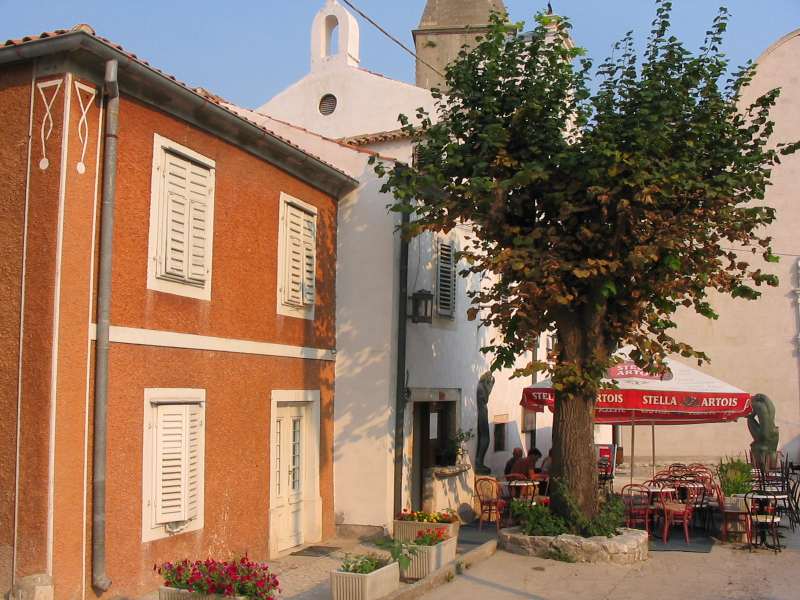
#> input picture 2018B-Inteligencia-artificial/1 Parcial/P-particle-swarm-optimization/data/croatia-02.jpg, 1600 x 1200 px (shown at 1/2 size)
$ jupyter execute 'Manejo y transformación de imágenes [proyecto].ipynb'   (Python 2 division)   (older library calls are emulated)
#> lines starting #> are read from the running program, lines starting #| are printed output that depends on the picture; after the words box and inside, x2 and y2 are one past the last pixel; in counts of white or black regions, pixels touching at a corner belong together; long printed decimals are rounded
[cell 1]
#algunas librerías
from scipy import misc
from scipy import ndimage
import matplotlib.pylab as plt
import numpy as np

# Cargar imágenes

[cell 2]
l = misc.imread("croatia-02.jpg")
#> l is the input picture: shape (1200, 1600, 3); mean R, G, B 144.8, 116.1, 95.7
plt.imshow(l)
plt.axis('off')
plt.show()

[cell 3]
print l.shape
#| (1200, 1600, 3)

## Accede a cada uno de los canales de la imagen a color

[cell 4]
plt.subplot(131)
plt.imshow(l[:,:,0],cmap="Reds") #rojo
plt.axis('off')
plt.title("Rojo")
plt.subplot(132)
plt.imshow(l[:,:,1],cmap="Greens") #verde
plt.title("Verde")
plt.axis('off')
plt.subplot(133)
plt.imshow(l[:,:,2],cmap="Blues") #azul
plt.title("Azul")
plt.axis('off')
plt.show()
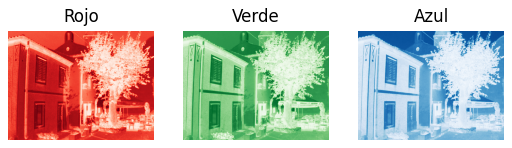
#> figure drawn by matplotlib, 3 panels

## Leemos algunos elementos de la imagen

[cell 5]
l[100,100,0]
#> Out = 70

[cell 6]
l[100:110, 100:110, 0]

[cell 7]
np.max(l) #máximo valor de intesidad
#> Out = 255

[cell 8]
np.min(l) #mínimo valor de intensidad
#> Out = 0

[cell 9]
print np.mean(l) #intensidad promedio y desviación estándar
#| 118.855
print np.std(l)
#| 66.782

## histograma de frecuencias

[cell 10]
h = np.histogram(l[:,:,0], bins=255)

plt.plot(h[1][0:-1], h[0])
plt.show()
#> figure, not shown here; curve peaks at x = 151, y = 22033

## modificamos valores de intensidad

[cell 11]
plt.plot(l[100, :, 0],c="b") #renglón original
plt.show()
#> figure, not shown here; curve peaks at x = 696, y = 255

[cell 12]
l[100, 100, 0] = 255
#> l: shape (1200, 1600, 3); under 0.01% of pixels changed, all inside (x1, y1, x2, y2) = (100, 100, 101, 101)

[cell 13]
plt.plot(l[100, :, 0])
plt.scatter([100],[255], c="r")
plt.show()
#> figure, not shown here; curve peaks at x = 100, y = 255

[cell 14]
l[100, :300, 0] = 255
#> l: shape (1200, 1600, 3); mean R, G, B 144.8, 116.1, 95.7

[cell 15]
plt.plot(l[100, :, 0])
plt.show()
#> figure, not shown here; curve peaks at x = 0, y = 255

[cell 16]
plt.imshow(l)
plt.axis('off')
plt.show()

[cell 17]
l[:300, :300, 0] = 255
l[:300, :300, 1] = 0
l[:300, :300, 2] = 0
plt.imshow(l)
plt.axis('off')
plt.show()

## convertimos la imagen a escalas de grises

[cell 18]
l = misc.imread("croatia-02.jpg")
g = 0.2989 * l[:,:,0] + 0.5870 * l[:,:,1] + 0.1140 * l[:,:,2]
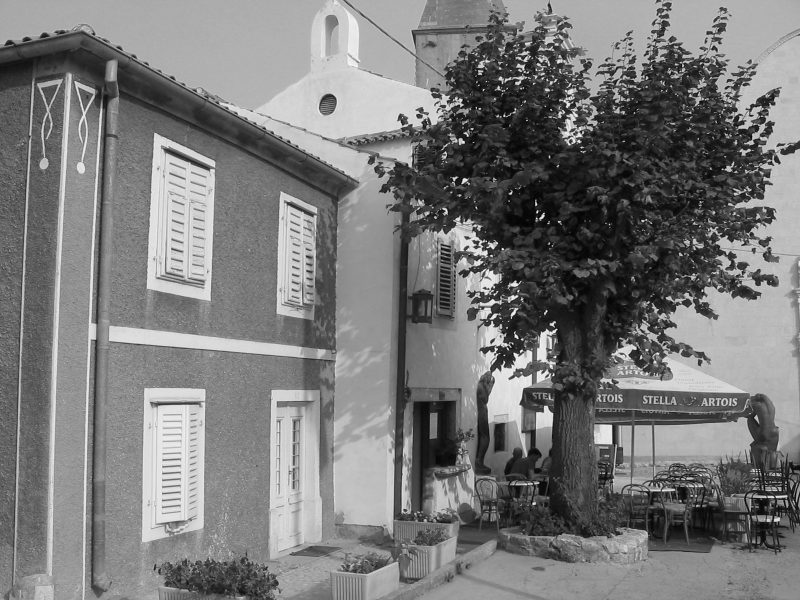
#> g: shape (1200, 1600) float64 (shown at 1/2 size); min 0, max 252.6, mean 122.3
plt.imshow(g, cmap="gray")
plt.axis('off')
plt.show()

# Transformaciones geométricas

Una transformación geométrica redistribuye  los pixeles de una imagen. Si $I[r,c]$ es la intensidad de la imagen $I$ en el pixel ubicado en la fila $r$ y en la columna $c$, entonces por medio de una transformación geométrica, $T$, el pixel pasa a las coordenadas $[r', c']$, en la imagen transformada $I_T$, de manera que se cumplen las siguientes igualdades:

\begin{align}
    [r',c'] &= T(r,c)\\
    &\\
    I[r, c] &= I_T[T(r, c)]
\end{align}

Siendo $T$ una función de dos variables.

## Ejemplos de transformaciones geométricas

### Traslación

Para una traslación, la transformación $T$ se define de la siguiente manera:

$$T(r,c) = [r', c'] = [r+t_r, c+t_c]$$

siendo $[t_r, t_c]$ el vector de traslación constante.

Observa que la transformación puede reescribirse matricialmente como

$$
\left[
   \begin{array}{c}
       r' \\
       c'
   \end{array}
\right] =
\left[ \begin{array}{cc}
1 & 0 \\
0 & 1
\end{array} \right]
%
\left[ \begin{array}{c}
r\\
c
\end{array} \right]
+
\left[
   \begin{array}{c}
       t_r \\
       t_c
   \end{array}
\right]
$$

[cell 19]
# Traslación de una imagen
#el parámetro offset guarda las componentes de la traslación: [-t_r, -t_c]
g_tr = ndimage.interpolation.affine_transform(g,[[1,0],[0,1]],order=2,offset=[100,-150],cval=0.0)

plt.imshow(g_tr, cmap="gray")
plt.axis('off')
plt.show()

### Rotación

Para una rotación, con un ángulo $\theta$, la transformación $T$ se define de la siguiente manera:

$$T(r,c) = [r', c'] = [r\cos{\theta}-c\sin{\theta}, r\sin{\theta}+c\cos{\theta}]$$

Observa que la transformación puede escribirse matricialmente como

$$
\left[
   \begin{array}{c}
       r' \\
       c'
   \end{array}
\right] =
\left[ \begin{array}{cc}
\cos{\theta} & -\sin{\theta} \\
\sin{\theta} & \cos{\theta}
\end{array} \right]
%
\left[ \begin{array}{c}
r\\
c
\end{array} \right]
+
\left[
   \begin{array}{c}
       0 \\
       0
   \end{array}
\right]
$$

[cell 20]
a=15.0*np.pi/180.0 #el ángulo de rotación debe ingresarse en radianes
rot=np.array([[np.cos(a),np.sin(a)],[-np.sin(a),np.cos(a)]])
g_tr=ndimage.interpolation.affine_transform(g,rot,order=2,offset=[0, 0],cval=0.0)

plt.imshow(g_tr, cmap="gray")
plt.axis('off')
plt.show()

### Escalamiento

Para un escalamiento, con fator de escala $s$, la transformación $T$ se define de la siguiente manera:

$$T(r,c) = [r', c'] = [s\cdot r, s\cdot c]$$

Observa que la transformación puede escribirse matricialmente como

$$
\left[
   \begin{array}{c}
       r' \\
       c'
   \end{array}
\right] =
\left[ \begin{array}{cc}
s & 0 \\
0 & s
\end{array} \right]
%
\left[ \begin{array}{c}
r\\
c
\end{array} \right]
+
\left[
   \begin{array}{c}
       0 \\
       0
   \end{array}
\right]
$$

[cell 21]
#el factor de escala es de 2, s=s, su inverso es s=0.5
g_tr=ndimage.interpolation.affine_transform(g,[[0.5,0],[0,0.5]],order=2,offset=[0, 0],cval=0.0)
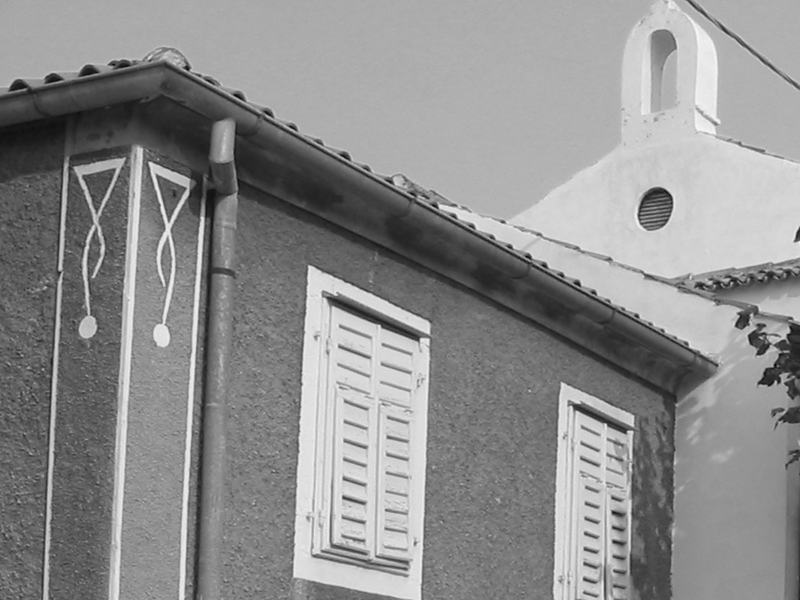
#> g_tr: shape (1200, 1600) float64 (shown at 1/2 size); min 1.17, max 250.9, mean 141.7
plt.imshow(g_tr, cmap="gray")
plt.axis('off')
plt.show()

# Alineamiento de imágenes

Dadas dos imágenes, $I_1$ e $I_2$, buscamos determinar la transformación $T$ que permita alinearlas:

$$I_2[r, c] = I_1[r', c'] = I_1[T(r, c)]$$

para todos los pixeles [r, c].

La transformación puede obtenere minimizando la función de error:

\begin{equation}
   E(T) = \sum_{r, c} \left(I_2[r, c]-I_1[T(r,c)]\right)^{2}
\end{equation}

La suma se extiende sobre todos los pixeles de la imagen $I_2$.

Por ejemplo, para una **traslación**:

\begin{equation}
   E(t_r, t_c) = \sum_{r, c} \left(I_2[r, c]-I_1[r+t_r, c+t_c]\right)^{2}
\end{equation}

Mientras que para una **rotación**:

\begin{equation}
   E(\theta) = \sum_{r, c} \left(I_2[r, c]-I_1[r\cos{\theta}+c\sin{\theta}, -r\sin{\theta}+c\cos{\theta}]\right)^2
\end{equation}

[cell 22]
# Como ejemplo, consideramos la imagen "g" y su versión girada "g_tr"

I1 = g

a=15.0*np.pi/180.0 #el ángulo de rotación debe ingresarse en radianes
rot=np.array([[np.cos(a),np.sin(a)],[-np.sin(a),np.cos(a)]])
g_tr=ndimage.interpolation.affine_transform(I1,rot,order=2,offset=[0, 0],cval=0.0)

I2 = g_tr

plt.subplot(121)
plt.imshow(I1, cmap="gray")
plt.axis('off')

plt.subplot(122)
plt.imshow(I2, cmap="gray")
plt.axis('off')
plt.show()

Probamos transformando la imagen $I_1$ buscando que se alinee con la imagen $I_2$
consideremos diferentes ángulos y midamos el error global

[cell 23]
#ángulo de 10 grados

a=10.0*np.pi/180.0 #el ángulo de rotación debe ingresarse en radianes
rot=np.array([[np.cos(a),np.sin(a)],[-np.sin(a),np.cos(a)]])
I1_T = ndimage.interpolation.affine_transform(I1,rot,order=2,offset=[0, 0],cval=0.0)
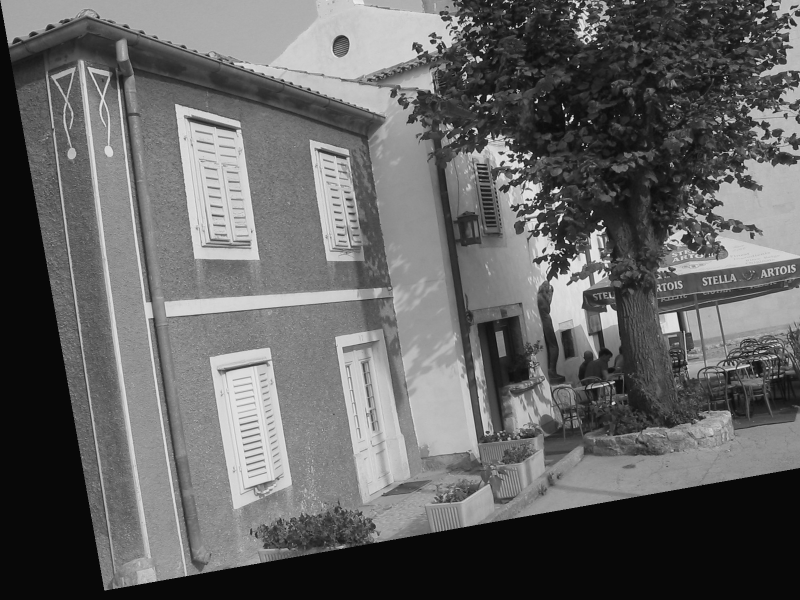
#> I1_T: shape (1200, 1600) float64 (shown at 1/2 size); min -9.33, max 264.6, mean 99; drawn with min black and max white

er_10 = np.linalg.norm(I1_T-I2)
#> er_10 = 93897.3
print er_10
#| 93897.323

[cell 24]
#ángulo de 20 grados

a=20.0*np.pi/180.0 #el ángulo de rotación debe ingresarse en radianes
rot=np.array([[np.cos(a),np.sin(a)],[-np.sin(a),np.cos(a)]])
I1_T = ndimage.interpolation.affine_transform(g,rot,order=2,offset=[0, 0],cval=0.0)
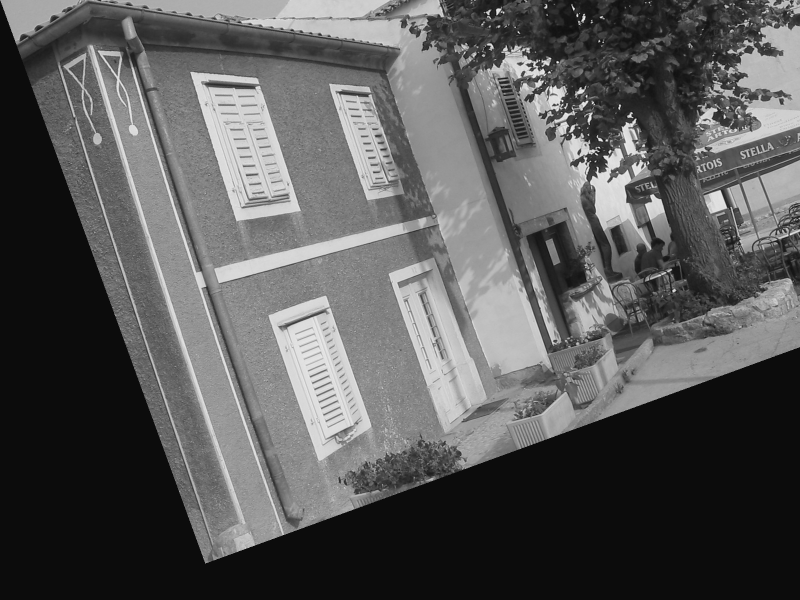
#> I1_T: shape (1200, 1600) float64 (shown at 1/2 size); min -13.42, max 262.9, mean 83.9; drawn with min black and max white

er_20 = np.linalg.norm(I1_T-I2)
#> er_20 = 90075.8
print er_20
#| 90075.799

[cell 25]
#ángulo de 15 grados

a=15.0*np.pi/180.0 #el ángulo de rotación debe ingresarse en radianes
rot=np.array([[np.cos(a),np.sin(a)],[-np.sin(a),np.cos(a)]])
I1_T = ndimage.interpolation.affine_transform(g,rot,order=2,offset=[0, 0],cval=0.0)

er_15 = np.linalg.norm(I1_T-I2)
#> er_15 = 0
print er_15
#| 0.0

[cell 26]
#graficamos el error como función del ángulo de giro

err = []

for grad in range(-10, 40):
    a=grad*np.pi/180.0 #el ángulo de rotación debe ingresarse en radianes
    rot=np.array([[np.cos(a),np.sin(a)],[-np.sin(a),np.cos(a)]])
    I1_T = ndimage.interpolation.affine_transform(g,rot,order=2,offset=[0, 0],cval=0.0)

    err.append(np.linalg.norm(I1_T-I2))
#> this loop made 50 passes
#> pass 3, `I1_T = ndimage.interpolation.affine_transform(g,rot,order=2,offset=[0,..`:
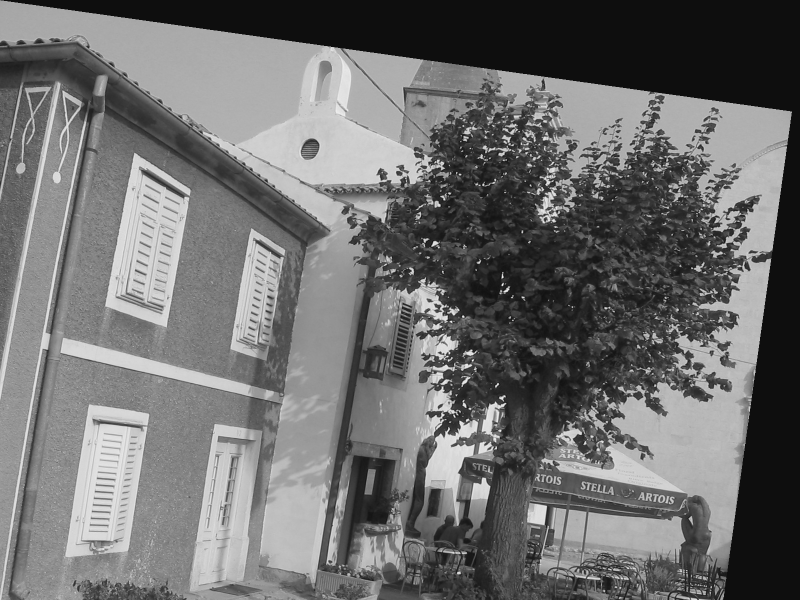
#> I1_T: shape (1200, 1600) float64 (shown at 1/2 size); min -15.82, max 264.9, mean 106.3; drawn with min black and max white
#> after the loop, err = 50 values, max 140989.7 at index 0, min 0 at index 25, mean 107412.5

plt.plot(range(-10, 40),err)
plt.show()
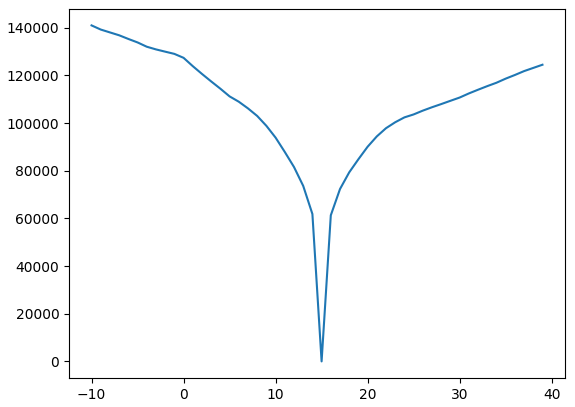
#> figure drawn by matplotlib, 1 panel; curve peaks at x = -10, y = 140989.7

### Observaciones

+ La evaluación de la función de error es muy costosa computacionalmente
+ Se puede realizar una **estimación** de la función de error considerando solamente un pequeño conjunto de muestras sobre la imagen $I_2$, por ejemplo 100 pixeles muestreados aleatoria y uniformemente sobre la imagen.

Considera que $P$ es un conjunto de pixeles muestreados sobre la imagen $I_2$. La estimación del error se puede realizar sumando solamente sobre los pixeles muestreados, considera adempas que será necesario evaluar las intensidades correspondientes a los pixeles transformados sobre la imagen $I_1$, esto es, evaluar $I_1[r', c']$

En la siguiente imagen ejemplificamos la evalaución para una traslación:

[cell 27]
# t es el vector de traslación
# P es el conjunto de coordenadas muestreadas
def EvalErrorSamps(I1, I2, P, t):
    err = 0
    (ren, col) = I1.shape
    for p in P:

        r = p[0]
        c = p[1]

        #coordenadas transformadas
        rt = r + t[0]
        ct = c + t[1]

        #busca las coordenadas del pixel más cercano
        rt = int(rt+0.5)
        ct = int(ct+0.5)

        if rt >= 0 and rt < ren and ct >= 0 and ct < col:
            err += (I2[r, c]-I1[rt, ct])**2
    return err

[cell 28]
#Construimos un par de imágenes para probar

# Como ejemplo, consideramos la imagen "g" y su versión trasladada "g_tr"

I1 = g

t=[100, 100]
rot=np.array([[1, 0],[0, 1]])

g_tr=ndimage.interpolation.affine_transform(I1,rot,order=2,offset=t,cval=0.0)
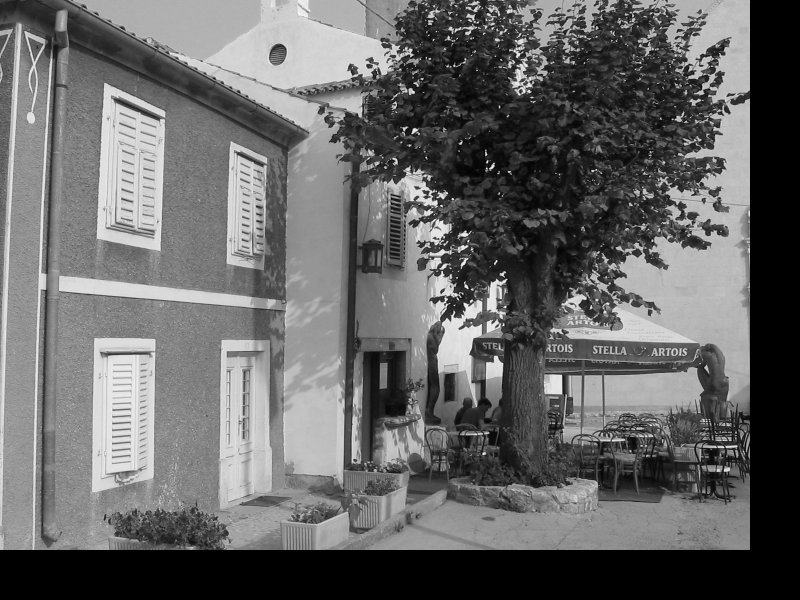
#> g_tr: shape (1200, 1600) float64 (shown at 1/2 size); min 0, max 252.6, mean 103.1

I2 = g_tr

plt.subplot(121)
plt.imshow(I1, cmap="gray")
plt.axis('off')

plt.subplot(122)
plt.imshow(I2, cmap="gray")
plt.axis('off')
plt.show()

[cell 29]
#Muestreamos la imagen

from random import randint

(ren, col) = I2.shape
#> ren = 1200; col = 1600

n = 100 #número de muestras
P = []
for i in range(n):
    rs = randint(0, ren-1)
    cs = randint(0, col-1)

    P.append([rs, cs])

print P
#> (printed output is left out)

Medimos el error para diferentes vectores de traslación

[cell 30]
t=[70, 120]

print EvalErrorSamps(I1, I2, P, t)
#> the loop in EvalErrorSamps, `for p in P: ` made 100 passes
#> err on passes 2, 3, 4, 5, 6, 7, 8, 10, 11, 12, 14, 15: 540, 1330.9, 1847.2, 2169.9, 2257.6, 2266.8, 3006, 4668.3, 8012.8, 8058.1, 9655.6, 13773.3
#| 317168.443

[cell 31]
t=[150, 350]

print EvalErrorSamps(I1, I2, P, t)
#| 454065.952

[cell 32]
t=[100, 100]

print EvalErrorSamps(I1, I2, P, t)
#| 3.676722907054092e-26

# Descripción del proyecto

+ Implementa el método de optimización **Particle Swarm Optimization**
+ Adapta la función de error definida en las celdas superiores para alinear un par de imágenes mediante una transformación **identidad** [composición de rotación y traslación]
+ Utiliza el método de particle swarm optimization para optimizar la función.
+ Toma como base las imágenes $I_1$ e $I_2$ que envié adjuntas al correo.

[cell 33]
I1 = misc.imread("I1.jpg")
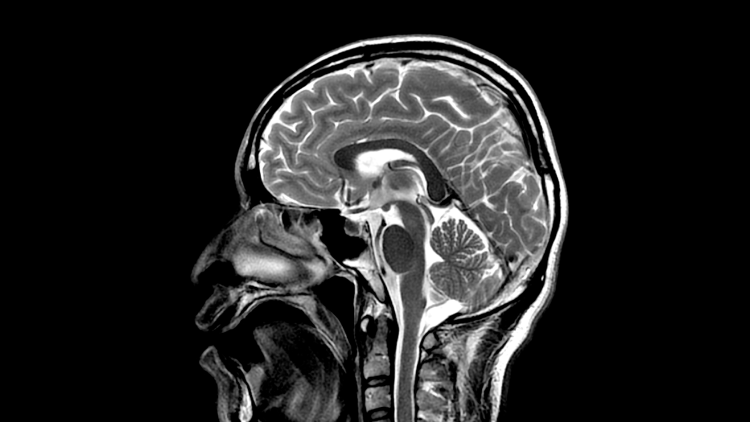
#> input picture 2018B-Inteligencia-artificial/1 Parcial/P-particle-swarm-optimization/data/I1.jpg, 1500 x 844 px (shown at 1/2 size)
#> I1 is the input picture: shape (844, 1500, 3); min 0, max 255, mean 35.1
I2 = misc.imread("I2.jpg")
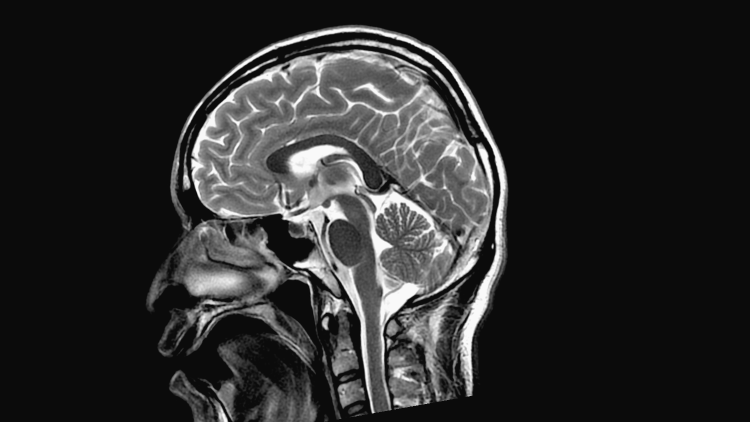
#> input picture 2018B-Inteligencia-artificial/1 Parcial/P-particle-swarm-optimization/data/I2.jpg, 1500 x 844 px (shown at 1/2 size)
#> I2 is the input picture: shape (844, 1500, 4); mean R, G, B, A 43.5, 43.5, 43.5, 255

plt.subplot(121)
plt.imshow(I1)
plt.axis('off')

plt.subplot(122)
plt.imshow(I2)
plt.axis('off')

plt.show()
